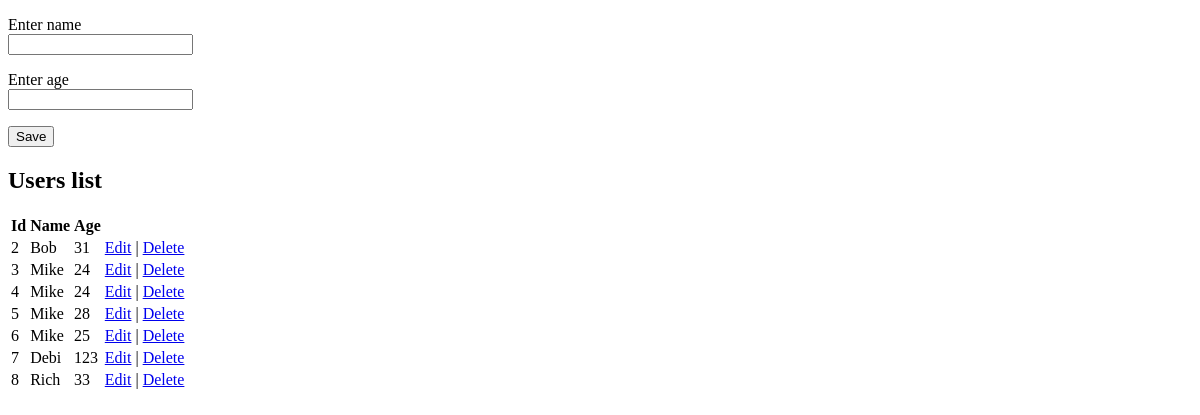
The app's page /, older data.
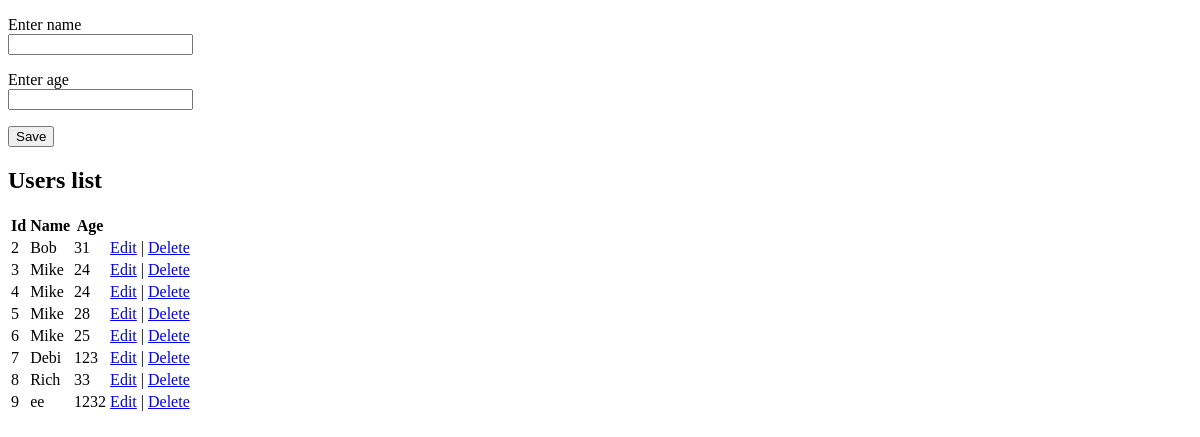
The same page, newer data.
### firstapp/models.py (models this page shows)
class Person(models.Model):
    name = models.CharField(max_length=20)
    age = models.IntegerField()

### firstapp/views.py (the view)
# urls.py: path('', views.index),
def index(request):
    people = Person.objects.all()
    return render(request, "index.html", {"people": people})

### templates/index.html (shortened to what this page needs)
<!DOCTYPE html>
<html lang="en">
<head>
</head>
<body class="container">
	<form method="POST" action="create/">
		<p>
			<label>Enter name</label><br>
			<input type="text" name="name">
		</p>
		<p>
			<label>Enter age</label><br>
			<input type="number" name="age">
		</p>
		<input type="submit" value="Save">
	</form>
	{% if people.count > 0 %}
	<h2>Users list</h2>
	<table>
		<thead><th>Id</th><th>Name</th><th>Age</th><th></th></thead>
		{% for person in people %}
		<tr>
			<td>{{ person.id }}</td>
			<td>{{ person.name }}</td>
			<td>{{ person.age }}</td>
			<td><a href="edit/{{ person.id }}">Edit</a> | <a href="delete/{{ person.id }}">Delete</a></td>
		</tr>
		{% endfor %}
	</table>
	{% endif %}
</body>
</html>

Row changes from the older to the newer data that the page shows:
added Person: id "9", name "ee", age "1232"
